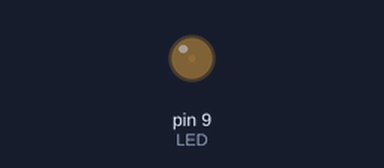
Recording of a sketch running on a simulated Arduino Uno, built with avr-gcc and run on an emulated ATmega328P. On the bench: output pins drawn as LEDs (lit = HIGH).

Above: at 0.05 s.
At 3.45 s:
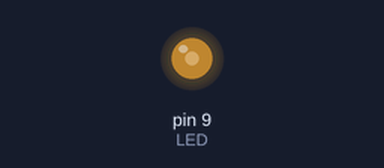
At 6.95 s:
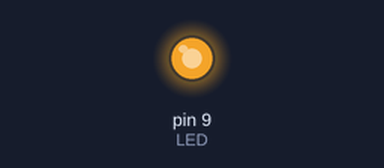
At 13.85 s:
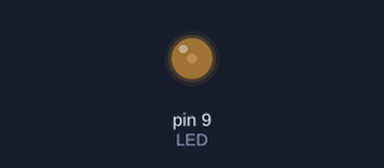
Timing chart, 0 to 20.0 s (numbered marks = the images above):
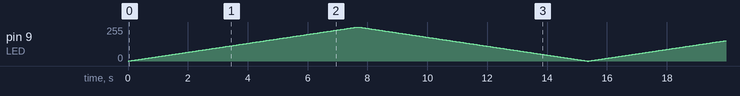

The sketch:

Fade.ino
```cpp
/*
 Fade

 This uses a for loop: for (fade = 0 ; fade <= 255; fade ++)
 The first part: fade = 0 tells the program what number to start the variable counting at
 The second part: fade <= 255 tells the program what number to finish counting at
 The third part: fade ++ tells the program what size steps to take in getting from the start to the finish

 */

int LED = 9;                                              // LED connected to pin 9
int fade = 0;                                             // set up "fade" as a variable that we can change with code
                                                          // this is similar to the timer in the Knightrider sketch
void setup()
{
  pinMode(LED, OUTPUT);                                   // set the LED as an output
}
void loop()
{
  for (fade = 0 ; fade <= 255; fade ++)                   // this for loop repeats 256 times (0-255), the number in the
                                                          // fade variable increases by 1 each time (++ means add 1)
  {
    analogWrite(LED, fade);                               // this writes the value in fade to the LED, the higher the number,
                                                          // the brighter the LED
    delay(30);                                            // wait 30 milliseconds
  }

  for (fade = 255 ; fade >= 0; fade --)                   // this for loop repeats 256 times (0-255), the number in the
                                                          // fade variable decreases by 1 each time (-- means subtract 1)
  {
    analogWrite(LED, fade);
    delay(30);
  }
}
```
